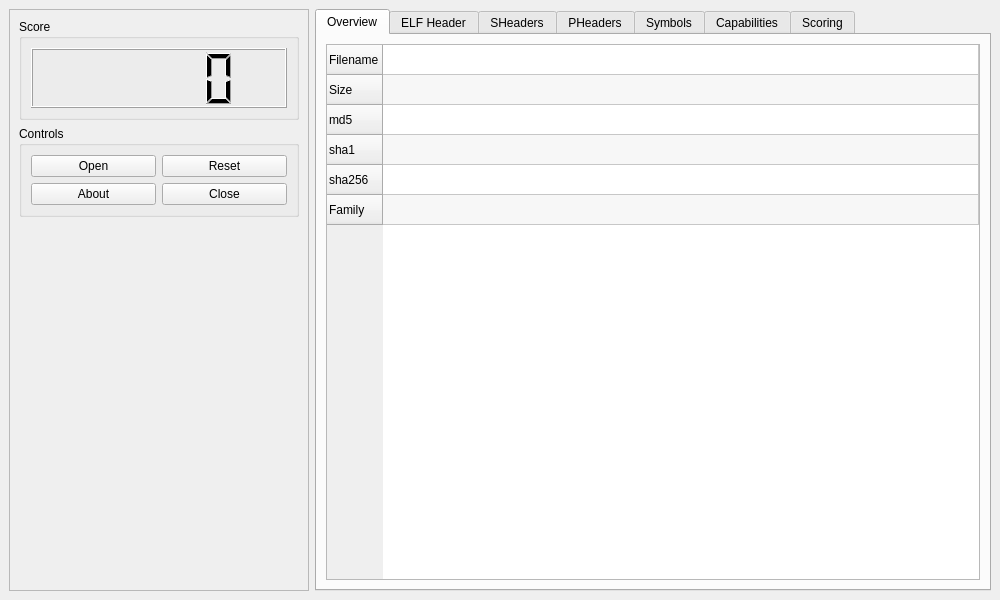
<?xml version="1.0" encoding="UTF-8"?>
<ui version="4.0">
 <class>MainWindow</class>
 <widget class="QMainWindow" name="MainWindow">
  <property name="windowModality">
   <enum>Qt::ApplicationModal</enum>
  </property>
  <property name="geometry">
   <rect>
    <x>0</x>
    <y>0</y>
    <width>1000</width>
    <height>600</height>
   </rect>
  </property>
  <property name="sizePolicy">
   <sizepolicy hsizetype="Expanding" vsizetype="Expanding">
    <horstretch>0</horstretch>
    <verstretch>0</verstretch>
   </sizepolicy>
  </property>
  <property name="windowTitle">
   <string>ELF Parser</string>
  </property>
  <property name="windowIcon">
   <iconset resource="icons.qrc">
    <normaloff>:/locked</normaloff>:/locked</iconset>
  </property>
  <property name="autoFillBackground">
   <bool>false</bool>
  </property>
  <widget class="QWidget" name="centralwidget">
   <property name="sizePolicy">
    <sizepolicy hsizetype="Expanding" vsizetype="Expanding">
     <horstretch>0</horstretch>
     <verstretch>0</verstretch>
    </sizepolicy>
   </property>
   <layout class="QHBoxLayout" name="horizontalLayout">
    <item>
     <widget class="QFrame" name="leftFrame">
      <property name="minimumSize">
       <size>
        <width>300</width>
        <height>0</height>
       </size>
      </property>
      <property name="frameShape">
       <enum>QFrame::StyledPanel</enum>
      </property>
      <property name="frameShadow">
       <enum>QFrame::Raised</enum>
      </property>
      <layout class="QVBoxLayout" name="verticalLayout">
       <item>
        <widget class="QGroupBox" name="scoreBox">
         <property name="title">
          <string>Score</string>
         </property>
         <layout class="QVBoxLayout" name="verticalLayout_2">
          <item>
           <widget class="QLCDNumber" name="scoreDisplay">
            <property name="minimumSize">
             <size>
              <width>0</width>
              <height>60</height>
             </size>
            </property>
           </widget>
          </item>
         </layout>
        </widget>
       </item>
       <item>
        <widget class="QGroupBox" name="controlsBox">
         <property name="title">
          <string>Controls</string>
         </property>
         <layout class="QGridLayout" name="gridLayout">
          <item row="0" column="0">
           <widget class="QPushButton" name="openButton">
            <property name="text">
             <string>Open</string>
            </property>
           </widget>
          </item>
          <item row="1" column="1">
           <widget class="QPushButton" name="closeButton">
            <property name="text">
             <string>Close</string>
            </property>
           </widget>
          </item>
          <item row="0" column="1">
           <widget class="QPushButton" name="resetButton">
            <property name="text">
             <string>Reset</string>
            </property>
           </widget>
          </item>
          <item row="1" column="0">
           <widget class="QPushButton" name="aboutButton">
            <property name="text">
             <string>About</string>
            </property>
           </widget>
          </item>
         </layout>
        </widget>
       </item>
       <item>
        <spacer name="leftFrameSpacer">
         <property name="orientation">
          <enum>Qt::Vertical</enum>
         </property>
         <property name="sizeHint" stdset="0">
          <size>
           <width>20</width>
           <height>40</height>
          </size>
         </property>
        </spacer>
       </item>
      </layout>
     </widget>
    </item>
    <item>
     <widget class="QTabWidget" name="mainTabs">
      <property name="enabled">
       <bool>true</bool>
      </property>
      <property name="tabPosition">
       <enum>QTabWidget::North</enum>
      </property>
      <property name="currentIndex">
       <number>0</number>
      </property>
      <widget class="QWidget" name="overviewTab">
       <property name="sizePolicy">
        <sizepolicy hsizetype="Expanding" vsizetype="Expanding">
         <horstretch>0</horstretch>
         <verstretch>0</verstretch>
        </sizepolicy>
       </property>
       <attribute name="title">
        <string>Overview</string>
       </attribute>
       <layout class="QHBoxLayout" name="horizontalLayout_3">
        <item>
         <widget class="QTableWidget" name="overviewTable">
          <property name="contextMenuPolicy">
           <enum>Qt::ActionsContextMenu</enum>
          </property>
          <property name="autoFillBackground">
           <bool>false</bool>
          </property>
          <property name="editTriggers">
           <set>QAbstractItemView::NoEditTriggers</set>
          </property>
          <property name="showDropIndicator" stdset="0">
           <bool>false</bool>
          </property>
          <property name="dragDropOverwriteMode">
           <bool>false</bool>
          </property>
          <property name="alternatingRowColors">
           <bool>true</bool>
          </property>
          <property name="selectionMode">
           <enum>QAbstractItemView::SingleSelection</enum>
          </property>
          <property name="columnCount">
           <number>1</number>
          </property>
          <attribute name="horizontalHeaderVisible">
           <bool>false</bool>
          </attribute>
          <attribute name="horizontalHeaderStretchLastSection">
           <bool>true</bool>
          </attribute>
          <row>
           <property name="text">
            <string>Filename</string>
           </property>
          </row>
          <row>
           <property name="text">
            <string>Size</string>
           </property>
          </row>
          <row>
           <property name="text">
            <string>md5</string>
           </property>
          </row>
          <row>
           <property name="text">
            <string>sha1</string>
           </property>
          </row>
          <row>
           <property name="text">
            <string>sha256</string>
           </property>
          </row>
          <row>
           <property name="text">
            <string>Family</string>
           </property>
          </row>
          <column>
           <property name="text">
            <string/>
           </property>
          </column>
         </widget>
        </item>
       </layout>
      </widget>
      <widget class="QWidget" name="headerTab">
       <property name="sizePolicy">
        <sizepolicy hsizetype="Expanding" vsizetype="Expanding">
         <horstretch>0</horstretch>
         <verstretch>0</verstretch>
        </sizepolicy>
       </property>
       <attribute name="title">
        <string>ELF Header</string>
       </attribute>
       <layout class="QHBoxLayout" name="horizontalLayout_2">
        <item>
         <widget class="QTableWidget" name="headerTable">
          <property name="editTriggers">
           <set>QAbstractItemView::NoEditTriggers</set>
          </property>
          <property name="showDropIndicator" stdset="0">
           <bool>false</bool>
          </property>
          <property name="alternatingRowColors">
           <bool>true</bool>
          </property>
          <property name="selectionMode">
           <enum>QAbstractItemView::SingleSelection</enum>
          </property>
          <attribute name="horizontalHeaderVisible">
           <bool>false</bool>
          </attribute>
          <attribute name="horizontalHeaderStretchLastSection">
           <bool>true</bool>
          </attribute>
          <row>
           <property name="text">
            <string>Magic</string>
           </property>
          </row>
          <row>
           <property name="text">
            <string>Class</string>
           </property>
          </row>
          <row>
           <property name="text">
            <string>Encoding</string>
           </property>
          </row>
          <row>
           <property name="text">
            <string>ELF Version</string>
           </property>
          </row>
          <row>
           <property name="text">
            <string>OS ABI</string>
           </property>
          </row>
          <row>
           <property name="text">
            <string>ABI Version</string>
           </property>
          </row>
          <row>
           <property name="text">
            <string>Type</string>
           </property>
          </row>
          <row>
           <property name="text">
            <string>Machine</string>
           </property>
          </row>
          <row>
           <property name="text">
            <string>Version</string>
           </property>
          </row>
          <row>
           <property name="text">
            <string>Entry Point</string>
           </property>
          </row>
          <row>
           <property name="text">
            <string>PH Offset</string>
           </property>
          </row>
          <row>
           <property name="text">
            <string>SH Offset</string>
           </property>
          </row>
          <row>
           <property name="text">
            <string>Flags</string>
           </property>
          </row>
          <row>
           <property name="text">
            <string>Header Size</string>
           </property>
          </row>
          <row>
           <property name="text">
            <string>PH Entry Size</string>
           </property>
          </row>
          <row>
           <property name="text">
            <string>PH Entries</string>
           </property>
          </row>
          <row>
           <property name="text">
            <string>SH Entry Size</string>
           </property>
          </row>
          <row>
           <property name="text">
            <string>SH Entries</string>
           </property>
          </row>
          <row>
           <property name="text">
            <string>String Index</string>
           </property>
          </row>
          <column>
           <property name="text">
            <string/>
           </property>
          </column>
         </widget>
        </item>
       </layout>
      </widget>
      <widget class="QWidget" name="sectionsTab">
       <attribute name="title">
        <string>SHeaders</string>
       </attribute>
       <layout class="QVBoxLayout" name="verticalLayout_5">
        <item>
         <widget class="QGroupBox" name="sectionsGrou">
          <property name="title">
           <string>Section Headers</string>
          </property>
          <layout class="QVBoxLayout" name="verticalLayout_8">
           <item>
            <widget class="QTableWidget" name="sectionsTable">
             <property name="editTriggers">
              <set>QAbstractItemView::NoEditTriggers</set>
             </property>
             <property name="showDropIndicator" stdset="0">
              <bool>false</bool>
             </property>
             <property name="alternatingRowColors">
              <bool>true</bool>
             </property>
             <property name="selectionMode">
              <enum>QAbstractItemView::SingleSelection</enum>
             </property>
             <property name="selectionBehavior">
              <enum>QAbstractItemView::SelectRows</enum>
             </property>
             <property name="sortingEnabled">
              <bool>true</bool>
             </property>
             <attribute name="horizontalHeaderCascadingSectionResizes">
              <bool>false</bool>
             </attribute>
             <attribute name="horizontalHeaderShowSortIndicator" stdset="0">
              <bool>true</bool>
             </attribute>
             <attribute name="horizontalHeaderStretchLastSection">
              <bool>false</bool>
             </attribute>
             <attribute name="verticalHeaderVisible">
              <bool>false</bool>
             </attribute>
             <column>
              <property name="text">
               <string>Index</string>
              </property>
             </column>
             <column>
              <property name="text">
               <string>Name</string>
              </property>
             </column>
             <column>
              <property name="text">
               <string>Type</string>
              </property>
             </column>
             <column>
              <property name="text">
               <string>Flags</string>
              </property>
             </column>
             <column>
              <property name="text">
               <string>Virtual Address</string>
              </property>
             </column>
             <column>
              <property name="text">
               <string>Offset</string>
              </property>
             </column>
             <column>
              <property name="text">
               <string>Size</string>
              </property>
             </column>
             <column>
              <property name="text">
               <string>Link</string>
              </property>
             </column>
            </widget>
           </item>
          </layout>
         </widget>
        </item>
        <item>
         <widget class="QGroupBox" name="sectionDetails">
          <property name="sizePolicy">
           <sizepolicy hsizetype="Expanding" vsizetype="Expanding">
            <horstretch>0</horstretch>
            <verstretch>0</verstretch>
           </sizepolicy>
          </property>
          <property name="minimumSize">
           <size>
            <width>0</width>
            <height>0</height>
           </size>
          </property>
          <property name="title">
           <string>Details</string>
          </property>
          <layout class="QVBoxLayout" name="verticalLayout_4">
           <item>
            <widget class="QPlainTextEdit" name="sectionInfo">
             <property name="readOnly">
              <bool>true</bool>
             </property>
            </widget>
           </item>
          </layout>
         </widget>
        </item>
       </layout>
      </widget>
      <widget class="QWidget" name="programsTab">
       <attribute name="title">
        <string>PHeaders</string>
       </attribute>
       <layout class="QVBoxLayout" name="verticalLayout_6">
        <item>
         <widget class="QGroupBox" name="programsGroup">
          <property name="title">
           <string>Program Headers</string>
          </property>
          <layout class="QVBoxLayout" name="verticalLayout_7">
           <item>
            <widget class="QTableWidget" name="programsTable">
             <property name="editTriggers">
              <set>QAbstractItemView::NoEditTriggers</set>
             </property>
             <property name="alternatingRowColors">
              <bool>true</bool>
             </property>
             <property name="selectionMode">
              <enum>QAbstractItemView::SingleSelection</enum>
             </property>
             <property name="selectionBehavior">
              <enum>QAbstractItemView::SelectRows</enum>
             </property>
             <property name="sortingEnabled">
              <bool>true</bool>
             </property>
             <attribute name="verticalHeaderVisible">
              <bool>false</bool>
             </attribute>
             <column>
              <property name="text">
               <string>Type</string>
              </property>
             </column>
             <column>
              <property name="text">
               <string>Offset</string>
              </property>
             </column>
             <column>
              <property name="text">
               <string>Virtual Address</string>
              </property>
             </column>
             <column>
              <property name="text">
               <string>Physical Address</string>
              </property>
             </column>
             <column>
              <property name="text">
               <string>File Size</string>
              </property>
             </column>
             <column>
              <property name="text">
               <string>Memory Size</string>
              </property>
             </column>
             <column>
              <property name="text">
               <string>Flags</string>
              </property>
             </column>
            </widget>
           </item>
          </layout>
         </widget>
        </item>
        <item>
         <widget class="QGroupBox" name="detailsGroup">
          <property name="sizePolicy">
           <sizepolicy hsizetype="Expanding" vsizetype="Expanding">
            <horstretch>0</horstretch>
            <verstretch>0</verstretch>
           </sizepolicy>
          </property>
          <property name="title">
           <string>Details</string>
          </property>
          <layout class="QVBoxLayout" name="verticalLayout_3">
           <item>
            <widget class="QPlainTextEdit" name="programsInfo">
             <property name="readOnly">
              <bool>true</bool>
             </property>
            </widget>
           </item>
          </layout>
         </widget>
        </item>
       </layout>
      </widget>
      <widget class="QWidget" name="symbolsTab">
       <attribute name="title">
        <string>Symbols</string>
       </attribute>
       <layout class="QHBoxLayout" name="horizontalLayout_7">
        <item>
         <widget class="QTableWidget" name="symbolsTable">
          <property name="editTriggers">
           <set>QAbstractItemView::NoEditTriggers</set>
          </property>
          <property name="alternatingRowColors">
           <bool>true</bool>
          </property>
          <property name="selectionMode">
           <enum>QAbstractItemView::SingleSelection</enum>
          </property>
          <property name="selectionBehavior">
           <enum>QAbstractItemView::SelectRows</enum>
          </property>
          <property name="sortingEnabled">
           <bool>true</bool>
          </property>
          <column>
           <property name="text">
            <string>Type</string>
           </property>
          </column>
          <column>
           <property name="text">
            <string>Binding</string>
           </property>
          </column>
          <column>
           <property name="text">
            <string>Value</string>
           </property>
          </column>
         </widget>
        </item>
       </layout>
      </widget>
      <widget class="QWidget" name="capabilitiesTab">
       <attribute name="title">
        <string>Capabilities</string>
       </attribute>
       <layout class="QHBoxLayout" name="horizontalLayout_8">
        <item>
         <widget class="QTreeWidget" name="capabilitiesTree">
          <property name="editTriggers">
           <set>QAbstractItemView::NoEditTriggers</set>
          </property>
          <property name="showDropIndicator" stdset="0">
           <bool>false</bool>
          </property>
          <property name="alternatingRowColors">
           <bool>true</bool>
          </property>
          <property name="uniformRowHeights">
           <bool>false</bool>
          </property>
          <property name="sortingEnabled">
           <bool>true</bool>
          </property>
          <property name="wordWrap">
           <bool>true</bool>
          </property>
          <column>
           <property name="text">
            <string>Category</string>
           </property>
          </column>
          <column>
           <property name="text">
            <string>Details</string>
           </property>
          </column>
         </widget>
        </item>
       </layout>
      </widget>
      <widget class="QWidget" name="scoringTab">
       <attribute name="title">
        <string>Scoring</string>
       </attribute>
       <layout class="QHBoxLayout" name="horizontalLayout_4">
        <item>
         <widget class="QTableWidget" name="scoringTable">
          <property name="editTriggers">
           <set>QAbstractItemView::NoEditTriggers</set>
          </property>
          <property name="showDropIndicator" stdset="0">
           <bool>false</bool>
          </property>
          <property name="dragDropOverwriteMode">
           <bool>false</bool>
          </property>
          <property name="alternatingRowColors">
           <bool>true</bool>
          </property>
          <property name="selectionMode">
           <enum>QAbstractItemView::SingleSelection</enum>
          </property>
          <property name="sortingEnabled">
           <bool>false</bool>
          </property>
          <property name="columnCount">
           <number>2</number>
          </property>
          <attribute name="verticalHeaderVisible">
           <bool>false</bool>
          </attribute>
          <column>
           <property name="text">
            <string>Score</string>
           </property>
          </column>
          <column>
           <property name="text">
            <string>Reason</string>
           </property>
          </column>
         </widget>
        </item>
       </layout>
      </widget>
     </widget>
    </item>
   </layout>
  </widget>
 </widget>
 <resources>
  <include location="icons.qrc"/>
 </resources>
 <connections>
  <connection>
   <sender>openButton</sender>
   <signal>clicked()</signal>
   <receiver>MainWindow</receiver>
   <slot>openFile()</slot>
   <hints>
    <hint type="sourcelabel">
     <x>97</x>
     <y>129</y>
    </hint>
    <hint type="destinationlabel">
     <x>477</x>
     <y>299</y>
    </hint>
   </hints>
  </connection>
  <connection>
   <sender>sectionsTable</sender>
   <signal>currentItemChanged(QTableWidgetItem*,QTableWidgetItem*)</signal>
   <receiver>MainWindow</receiver>
   <slot>sectionSelected(QTableWidgetItem*,QTableWidgetItem*)</slot>
   <hints>
    <hint type="sourcelabel">
     <x>657</x>
     <y>173</y>
    </hint>
    <hint type="destinationlabel">
     <x>499</x>
     <y>299</y>
    </hint>
   </hints>
  </connection>
  <connection>
   <sender>programsTable</sender>
   <signal>currentItemChanged(QTableWidgetItem*,QTableWidgetItem*)</signal>
   <receiver>MainWindow</receiver>
   <slot>programSelected(QTableWidgetItem*,QTableWidgetItem*)</slot>
   <hints>
    <hint type="sourcelabel">
     <x>657</x>
     <y>173</y>
    </hint>
    <hint type="destinationlabel">
     <x>499</x>
     <y>299</y>
    </hint>
   </hints>
  </connection>
  <connection>
   <sender>resetButton</sender>
   <signal>clicked()</signal>
   <receiver>MainWindow</receiver>
   <slot>reset()</slot>
   <hints>
    <hint type="sourcelabel">
     <x>97</x>
     <y>200</y>
    </hint>
    <hint type="destinationlabel">
     <x>499</x>
     <y>299</y>
    </hint>
   </hints>
  </connection>
  <connection>
   <sender>closeButton</sender>
   <signal>clicked()</signal>
   <receiver>MainWindow</receiver>
   <slot>close()</slot>
   <hints>
    <hint type="sourcelabel">
     <x>226</x>
     <y>200</y>
    </hint>
    <hint type="destinationlabel">
     <x>499</x>
     <y>299</y>
    </hint>
   </hints>
  </connection>
 </connections>
 <slots>
  <slot>openFile()</slot>
  <slot>sectionSelected(QTableWidgetItem*,QTableWidgetItem*)</slot>
  <slot>programSelected(QTableWidgetItem*,QTableWidgetItem*)</slot>
  <slot>reset()</slot>
  <slot>closeAbout()</slot>
 </slots>
</ui>
